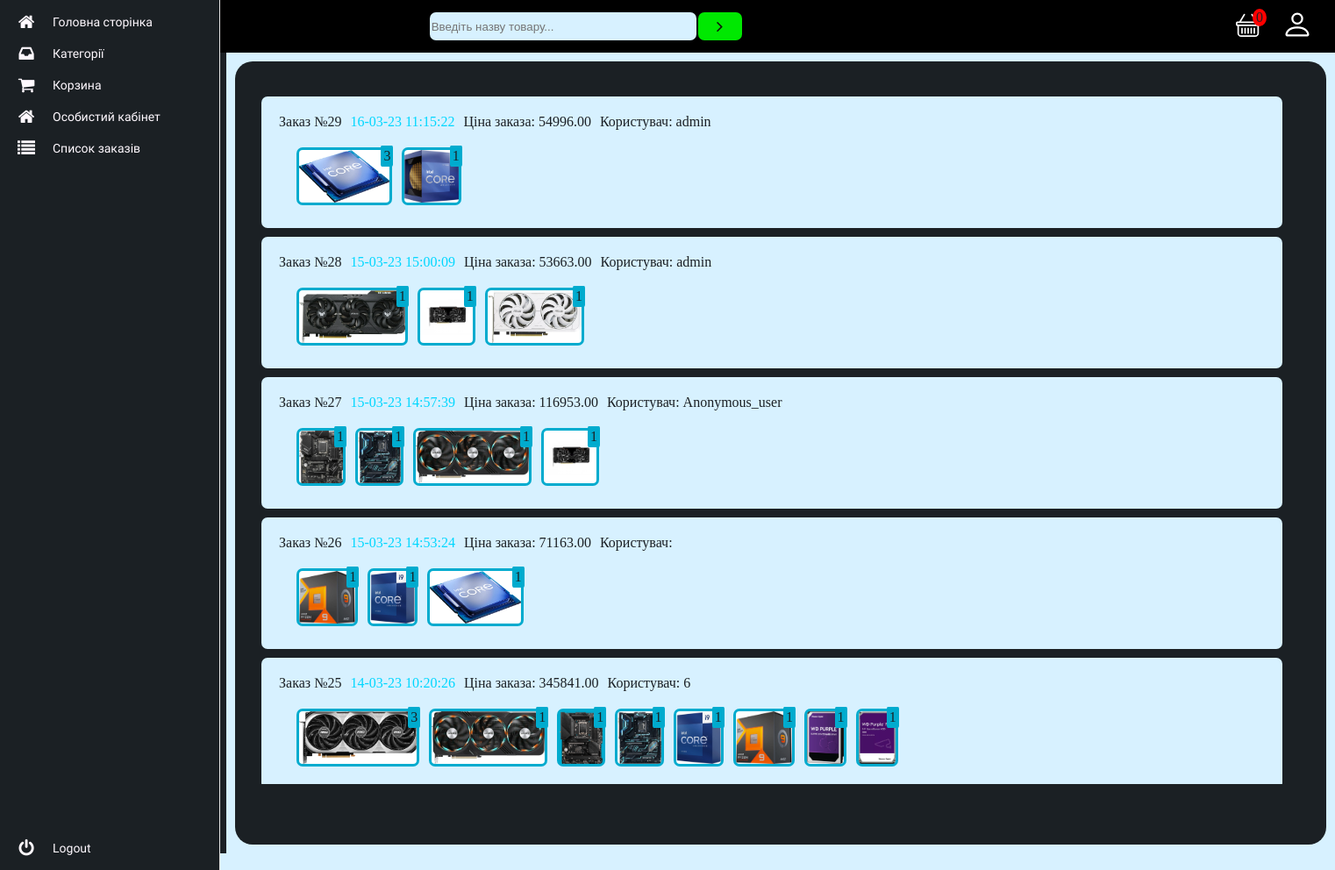
The app's page /orders_user (signed in), older data.
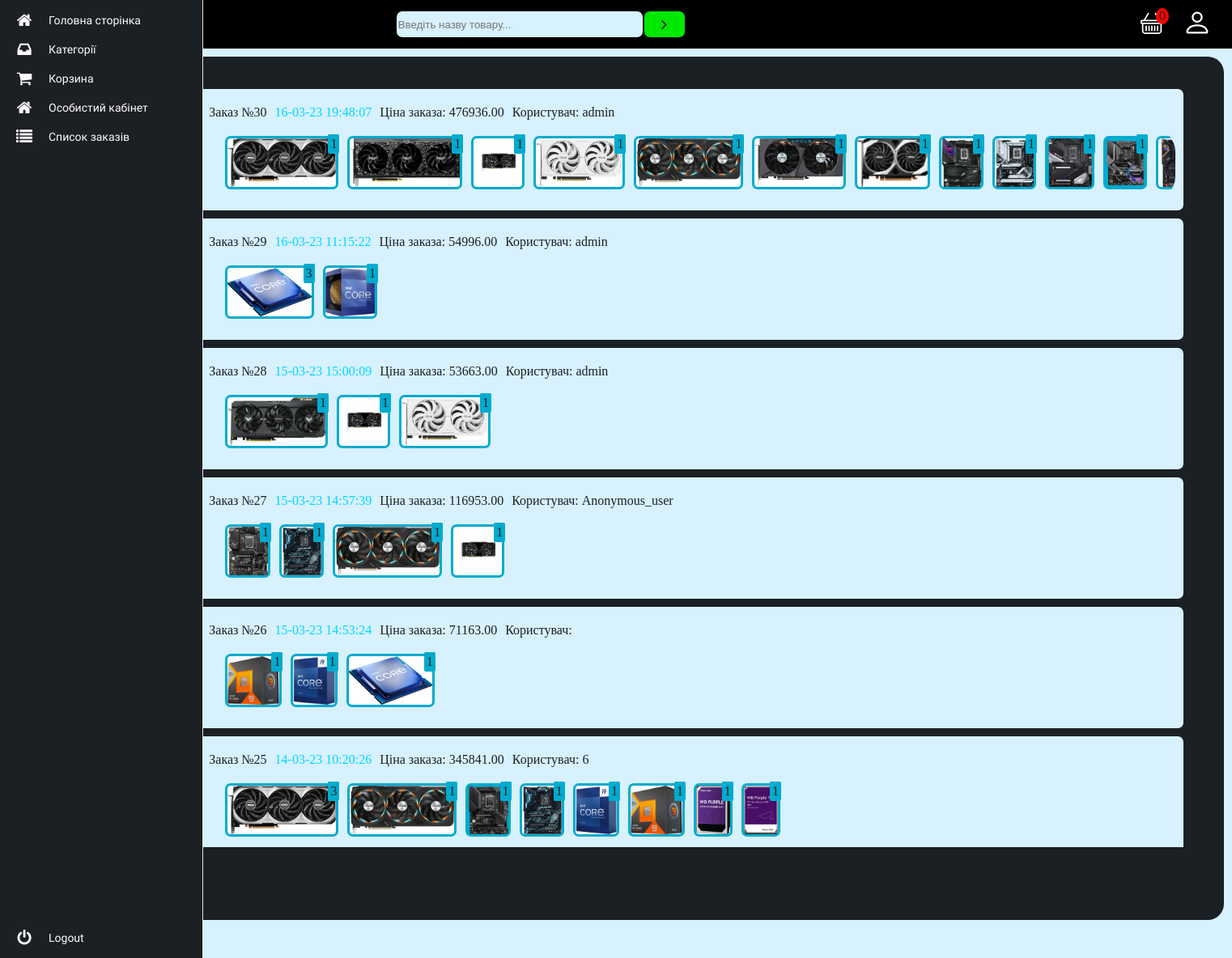
The same page, newer data.
### orders/models.py (models this page shows, shortened)
class Order(models.Model):
    author = models.CharField(max_length=100, blank=True)
    first_name = models.CharField(max_length=50)
    last_name = models.CharField(max_length=50)
    email = models.EmailField()
    address = models.CharField(max_length=250)
    phone_number = models.CharField(max_length=30)
    city = models.CharField(max_length=50)
    created = models.DateTimeField(auto_now_add=True)
    updated = models.DateTimeField(auto_now=True)
    paid = models.BooleanField(default=False)
    class Meta:
        ordering = ('-created',)
        verbose_name = 'Заказ'
        verbose_name_plural = 'Заказы'
    def __str__(self):
        return 'Заказ №{}'.format(self.id)
    def get_total_cost(self):
        return sum(item.get_cost() for item in self.items.all())

class OrderItem(models.Model):
    orders = models.ForeignKey(Order, related_name='items', on_delete=models.CASCADE)
    product = models.ForeignKey(Product, on_delete=models.CASCADE)
    cost = models.DecimalField(max_digits=10, decimal_places=2)
    quantity = models.PositiveIntegerField(default=1)
    def get_cost(self):
        return self.cost * self.quantity

### MyShop/models.py (models this page shows, shortened)
class Product(models.Model):
    name = models.CharField(max_length=200)
    slug = models.SlugField(max_length=200, unique=True, db_index=True)
    manufactured = models.CharField(max_length=100, db_index=True)
    photo = models.ImageField(upload_to="photos/%Y/%m/%d/")
    is_published = models.BooleanField(default=True)
    cat = models.ForeignKey('Categories', on_delete=models.PROTECT)
    cost = models.DecimalField(max_digits=10, decimal_places=2)
    content = models.JSONField(default=dict)
    class Meta:
        ordering = ['name']

### MyShop/views.py (the view)
# urls.py: path('orders_user', UserOrder.as_view(), name='orders_user'),
class UserOrder(DataMixin, ListView):
    model = Order
    template_name = 'Orders_user.html'
    context_object_name = 'orders'
    def get_queryset(self):
        if not self.request.user.is_staff:
            return Order.objects.filter(author=self.request.user)
        else:
            return Order.objects.all()
    def get_context_data(self, *, object_list=None, **kwargs):
        context = super().get_context_data(**kwargs)
        context['order_item'] = OrderItem.objects.filter()
        c_def = self.get_user_context()
        return dict(list(context.items()) + list(c_def.items()))

### MyShop/mixins.py (called while the page is built)
    def get_user_context(self, **kwargs):
        context = kwargs
        cart = Cart(self.request)
        for item in cart:
            item['update_quantity_form'] = CartAddProductForm(initial={'quantity': item['quantity'], 'update': True})
        context['cart'] = cart
        return context

### cart/cart.py (called while the page is built)
    def __iter__(self):
        product_slugs = self.cart.keys()
        products = Product.objects.filter(slug__in=product_slugs)
        for product in products:
            self.cart[str(product.slug)]['product'] = product
        for item in self.cart.values():
            item['cost'] = Decimal(item['cost'])
            item['total_cost'] = item['cost'] * item['quantity']
            yield item

    def __len__(self):
        return sum(item['quantity'] for item in self.cart.values())

### cart/context_processors.py (called while the page is built)
def cart(request):
    return {'cart': Cart(request)}

### templates/Orders_user.html
{% extends 'base_account.html' %}
{% block history %}
    active_acc
{% endblock %}
{% block prod %}
    <div class="scroll-form-order" id="scroll-view-order">
        {% for i in orders %}
            <div class="order_block">
                <div class="order_content">
                    <div class="text-order-time">
                        <div style="color: #1b2024; margin-right: 10px">{{ i }}</div>
                        <div style="color: #00D7FF">{{ i.updated|date:"d-m-y" }} {{ i.updated|time:"H:i:s" }}</div>
                        <div style="margin-left: 10px; color: #1b2024">
                            Ціна заказа: {{ i.get_total_cost }}
                        </div>
                        <div style="margin-left: 10px; color: #1b2024">
                            Користувач: {{ i.author }}
                        </div>
                    </div>
                    <div class="product_order_user">
                        <div class="scroll-form-order-img" id="scroll-view-order-img">
                            {% for items in order_item %}
                                {% if items.orders == i %}
                                    <div class="img-order">
                                        <img class="order_prod" src="{{ items.product.photo.url }}">
                                    </div>
                                    <div class="count-prod">
                                        <div class="custom-count-prod">
                                            {{ items.quantity }}
                                        </div>
                                    </div>
                                {% endif %}
                            {% endfor %}
                        </div>
                    </div>
                </div>
            </div>
        {% endfor %}
    </div>
{% endblock %}

### templates/base_account.html (shortened to what this page needs)
{% extends 'base.html' %}
{% block content %}
    <div class="try">
        <div class="account-person">
            <a href={% url 'cabinet' %}>
                <div class="person {% block cabinet %} {% endblock %}">
                </div>
            </a>
            <a href={% url 'orders_user' %}>
                <div class="person {% block history %} {% endblock %}">
                </div>
            </a>
            <a href='{% url 'cart:cart_detail' %}'>
                <div class="person{% block basket %} {% endblock %}">
                </div>
            </a>
        {% if request.user.is_staff %}
            <a href={% url 'stuff_form' %}>
                <div class="person {% block stuff_form %} {% endblock %}">
                </div>
            </a>
        {% endif %}
        </div>
        <div class="content-acc">
            {% block prod %}
            {% endblock %}
        </div>
    </div>
{% endblock %}

### templates/base.html (shortened to what this page needs)
{% load static %}
<!DOCTYPE html>
<html lang="en">
<head>
    <link type="text/css" href="{% static 'css/style.css' %}" rel="stylesheet"/>
</head>
<body>
<div class="header">
    <ul class="head-text">
        <li>
            <form action="{% url 'search' %}" method="get" class="search-form">
                <input class="search" type="text" name="search-prod"
                       placeholder="{% if search_prod %}{{ search_prod }}{% else %}Введіть назву товару...{% endif %}">
                <button type="submit" class="button-header"></button>
            </form>
        </li>
    </ul>
    <ul class="last-pos">
        <li class="bucket">
            <a href="#popup">
                <div class="num-bucket">{{ cart|length }}</div>
            </a>
        </li>
        <li>
            {% if request.user.is_authenticated %}
                <a href="{% url 'cabinet' %}">
                </a>
            {% endif %}
        </li>
    </ul>
</div>
<nav class="main-menu">
    <ul>
        <li>
            <a href="{% url 'home' %}">
                <i class="fa fa-home"></i>
                <span class="nav-text">
                    Головна сторінка
                </span>
            </a>
        </li>
        <li>
            <a href="{% url 'categories' %}">
                <i class="fa fa-inbox"></i>
                <span class="nav-text">
                    Категорії
                </span>
            </a>
        </li>
        <li>
            {% if request.user.is_authenticated %}
                <a href="{% url 'cart:cart_detail' %}">
                    <i class="fa fa-shopping-cart"></i>
                    <span class="nav-text">
                    Корзина
                </span>
                </a>
            {% endif %}
        </li>
        <li>
            {% if request.user.is_authenticated %}
                <a href="{% url 'categories' %}">
                    <i class="fa fa-home"></i>
                    <span class="nav-text">
                    Особистий кабінет
                </span>
                </a>
            {% endif %}
        </li>
        {% if request.user.is_authenticated %}
            <li>
                <a href="{% url 'orders_user' %}">
                    <i class="fa fa-list"></i>
                    <span class="nav-text">
                    Список заказів
                </span>
                </a>
            </li>
        {% endif %}
    </ul>
    <ul class="logout">
        <li>
            {% if request.user.is_authenticated %}
                <a href={% url 'logout' %}>
                    <i class="fa fa-power-off"></i>
                    <span class="nav-text">
                    Logout
                </span>
                </a>
            {% endif %}
        </li>
    </ul>
</nav>
{% block content %}
{% endblock %}
</body>
</html>

### MyShop/static/css/style.css (style rules this page uses)
a:hover, a:focus, a { text-decoration: none; }
nav { -webkit-user-select: none; -moz-user-select: none; -ms-user-select: none; user-select: none; }
nav ul, nav li { outline: 0; margin: 0; padding: 0; }
li { list-style-type: none; }
ul { outline: 0; margin: 0; padding: 0; }
body { height: 100%; margin: 0; background-color: #D7F1FF; }
.header { width: 100%; height: 60px; background-color: black; align-items: center; display: flex; }
.last-pos { display: flex; margin: 0 25px 0 auto; }
.bucket { margin-right: 20px; }
.head-text { margin: auto; }
.bi-basket { fill: white; padding: 4px; }
.bi-person { fill: white; }
.search { width: 300px; height: 30px; outline: 0; border-radius: 7px; background-color: #D7F1FF; border: 0; }
.search-form { display: flex; }
.button-header { top: 14px; height: 32px; width: 50px; background: #00e801; cursor: pointer; border-radius: 7px; margin-left: 2px; outline: 0; border: 0; }
.button-header:before { content: "\f105"; font-family: FontAwesome; color: #100c0c; font-size: 20px; }
.fa { display: table-cell; width: 60px; height: 36px; text-align: center; vertical-align: middle; font-size: 20px; }
.main-menu { background-color: #1b2024; border-right: 1px solid #e5e5e5; top: 0; bottom: 0; height: 100%; left: 0; width: 60px; overflow: hidden; -webkit-transition: width .05s linear; transition: width .05s linear; -webkit-transform: translateZ(0) scale(1, 1); z-index: 1; position: fixed; }
.main-menu > ul { margin: 7px 0; }
.main-menu li { position: relative; display: block; width: 250px; }
.main-menu li > a { position: relative; display: table; border-collapse: collapse; border-spacing: 0; color: #fff9ff; font-family: arial; font-size: 14px; text-decoration: none; -webkit-transform: translateZ(0) scale(1, 1); -webkit-transition: all .1s linear; transition: all .1s linear; }
.main-menu .nav-text { position: relative; display: table-cell; vertical-align: middle; width: 190px; font-family: 'Titillium Web', sans-serif; }
.main-menu > ul.logout { position: absolute; left: 0; bottom: 0; }
.account-person { background-color: #1b2024; margin-left: 70px; width: 300px; height: 91vh; color: #D7F1FF; padding-top: 10px; }
.person { color: #1b2024; text-align: center; padding: 10px 10px; margin: 0 10px 10px 10px; background-color: #00D7FF; justify-content: center; border-radius: 7px; font-size: 18px; transition: 0.3s; }
.active_acc { background-color: #D7F1FF; border-radius: 7px; font-size: 18px; transition: 0.3s; color: #1b2024; text-align: center; padding: 10px 10px; margin: 0 10px 10px 10px; }
.content-acc { background-color: #1b2024; width: 200vh; margin: 10px; color: #D7F1FF; border-radius: 20px; }
.try { display: flex; }
.order_prod { max-height: 60px; vertical-align: center; padding: 3px; background-color: #00abce; border-radius: 7px; }
.order_block { background-color: #D7F1FF; color: #1b2024; margin-top: 10px; margin-left: 30px; margin-right: 30px; height: 150px; display: flex; border-radius: 7px; }
.order_content { margin-top: 20px; margin-left: 20px; }
.scroll-form-order { height: 80vh; margin-right: 20px; border-radius: 30px; margin-left: auto; margin-top: 30px; }
#scroll-view-order { overflow-y: scroll; }
.text-order-time { display: flex; }
.product_order_user { margin: 10px; display: flex; }
.img-order { margin: 10px 20px 10px 10px; }
.scroll-form-order-img { width: 100vh; border-radius: 30px; display: flex; margin-right: auto; margin-left: auto; }
#scroll-view-order-img { overflow-x: scroll; }
.num-bucket { position: absolute; background-color: red; color: #1b2024; margin-top: -40px; margin-left: 23px; padding: 1px 4px; border-radius: 50%; }
.count-prod { margin-top: 8px; margin-left: -33px; }
.custom-count-prod { background-color: #00abce; padding: 3px; border-radius: 10%; }

Row changes from the older to the newer data that the page shows:
added Order: id "Заказ №30", updated "16-03-23", updated "19:48:07", get_total_cost "476936.00", author "admin"
added OrderItem: product.photo (picture), quantity "1", shown under "Заказ №30"
added OrderItem: product.photo (picture), quantity "1", shown under "Заказ №30"
added OrderItem: product.photo (picture), quantity "1", shown under "Заказ №30"
added OrderItem: product.photo (picture), quantity "1", shown under "Заказ №30"
added OrderItem: product.photo (picture), quantity "1", shown under "Заказ №30"
added OrderItem: product.photo (picture), quantity "1", shown under "Заказ №30"
added OrderItem: product.photo (picture), quantity "1", shown under "Заказ №30"
added OrderItem: product.photo (picture), quantity "1", shown under "Заказ №30"
added OrderItem: product.photo (picture), quantity "1", shown under "Заказ №30"
added OrderItem: product.photo (picture), quantity "1", shown under "Заказ №30"
added OrderItem: product.photo (picture), quantity "1", shown under "Заказ №30"
added OrderItem: product.photo (picture), shown under "Заказ №30"
